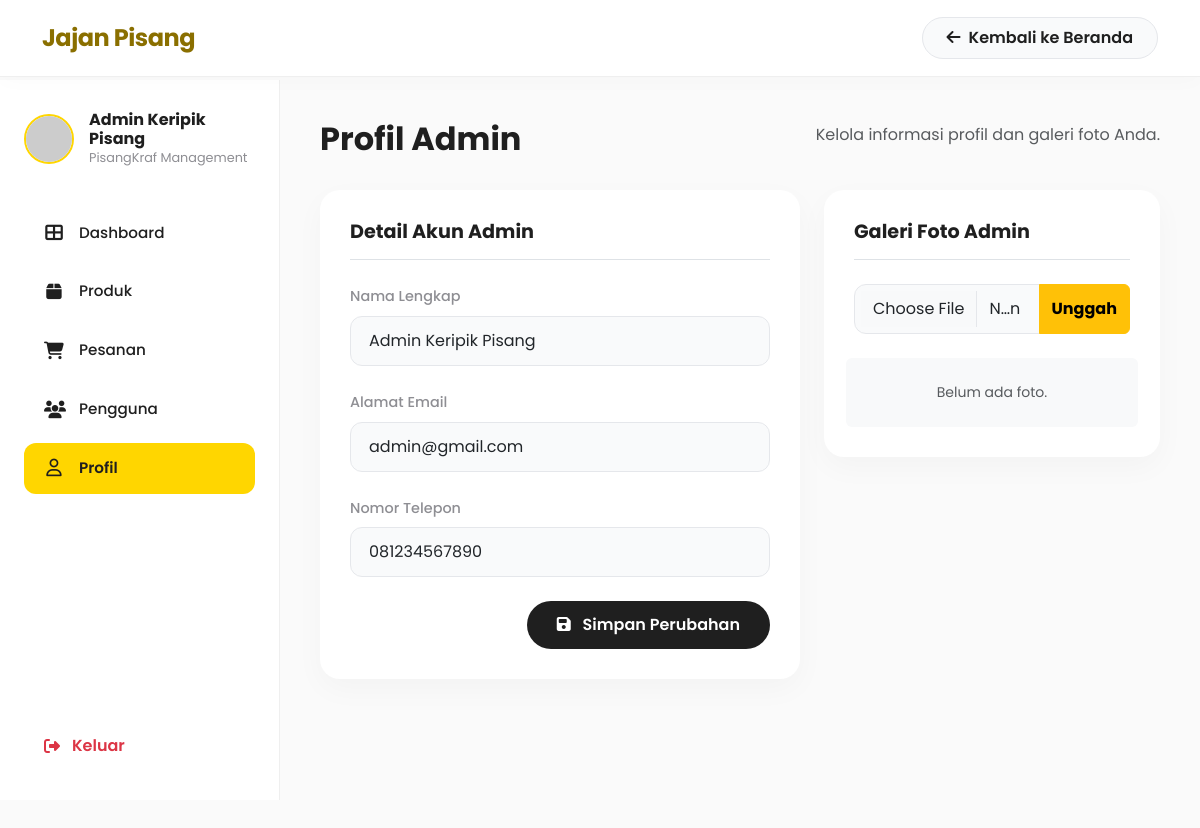
Screenshot of /admin/profil_admin.php (signed in) with the database file from the repository.
### tables this page shows
CREATE TABLE `users` (
  `id` int(11) NOT NULL,
  `name` varchar(100) NOT NULL,
  `email` varchar(150) NOT NULL,
  `password` varchar(255) NOT NULL,
  `phone` varchar(20) DEFAULT NULL,
  `address` text DEFAULT NULL,
  `role` enum('admin','user') NOT NULL DEFAULT 'user',
  `avatar` varchar(255) DEFAULT 'default.png',
  `is_active` tinyint(1) NOT NULL DEFAULT 1,
  `created_at` timestamp NOT NULL DEFAULT current_timestamp(),
  `updated_at` timestamp NOT NULL DEFAULT current_timestamp() ON UPDATE current_timestamp()
);

### admin/profil_admin.php (the view, shortened to what this page needs)
<?php
require '../database/koneksi.php';
$admin_id = $_SESSION['user_id'];
$query_admin = mysqli_query($koneksi, "SELECT u.*, f.nama_foto
                                       FROM users u
                                       LEFT JOIN foto f ON u.id = f.user_id
                                       WHERE u.id = $admin_id
                                       ORDER BY f.created_at DESC LIMIT 1");
$admin_data = mysqli_fetch_assoc($query_admin);
$admin_name = $admin_data['name'];
$admin_email = $admin_data['email'];
$admin_phone = $admin_data['phone'] ?? '';
$admin_avatar = !empty($admin_data['nama_foto']) ? '../assets/images/users/' . $admin_data['nama_foto'] : 'https://ui-avatars.com/api/?name=' . urlencode($admin_name) . '&background=FFD600&color=8A6F00';
?>
<!DOCTYPE html>
<html lang="id">
<head>
    <link href="https://cdn.jsdelivr.net/npm/bootstrap@5.3.0/dist/css/bootstrap.min.css" rel="stylesheet">
    <link rel="stylesheet" href="https://cdnjs.cloudflare.com/ajax/libs/font-awesome/6.4.0/css/all.min.css">
    <link rel="stylesheet" href="../assets/css/admin.css">
</head>
<body>
    <?php include '../navbar_login.php'; ?>
    <?php include '../components/admin-sidebar.php'; ?>
    <main class="main-content">
        <div class="dash-header mb-4">
            <h1 style="font-weight: 700; font-size: 2rem;">Profil Admin</h1>
            <p class="text-muted">Kelola informasi profil dan galeri foto Anda.</p>
        </div>
        <div class="row g-4">
            <div class="col-lg-7">
                <div class="dashboard-panel-card">
                    <h2 class="panel-card-title mb-4 border-bottom pb-3">Detail Akun Admin</h2>
                    <form action="profil_admin.php" method="POST">
                        <div class="mb-4">
                            <label class="form-label">Nama Lengkap</label>
                            <input type="text" name="name" class="form-control" value="<?= htmlspecialchars($admin_name) ?>" required>
                        </div>
                        <div class="mb-4">
                            <label class="form-label">Alamat Email</label>
                            <input type="email" name="email" class="form-control" value="<?= htmlspecialchars($admin_email) ?>" required>
                        </div>
                        <div class="mb-4">
                            <label class="form-label">Nomor Telepon</label>
                            <input type="text" name="phone" class="form-control" value="<?= htmlspecialchars($admin_phone) ?>" placeholder="08xxxx">
                        </div>
                        <div class="text-end">
                            <button type="submit" class="btn-save"><i class="fas fa-save me-2"></i> Simpan Perubahan</button>
                        </div>
                    </form>
                </div>
            </div>
            <div class="col-lg-5">
                <div class="dashboard-panel-card">
                    <h2 class="panel-card-title mb-4 border-bottom pb-3">Galeri Foto Admin</h2>
                    <form action="../proses_profil.php" method="POST" enctype="multipart/form-data" class="mb-4">
                        <div class="input-group">
                            <input type="file" name="foto" class="form-control" accept="image/*" required>
                            <button class="btn btn-warning fw-bold" type="submit">Unggah</button>
                        </div>
                    </form>
                    <div class="row g-3">
                        <?php
                        $query_foto = mysqli_query($koneksi, "SELECT * FROM foto WHERE user_id = $admin_id ORDER BY created_at DESC");
                        if (mysqli_num_rows($query_foto) > 0):
                            while ($f = mysqli_fetch_assoc($query_foto)):
                        ?>
                        <div class="col-4">
                            <div class="position-relative">
                                <img src="../assets/images/users/<?= $f['nama_foto'] ?>" class="img-fluid rounded border w-100" style="height: 80px; object-fit: cover;">
                                <a href="../proses_profil.php?action=hapus&id=<?= $f['id'] ?>" class="btn btn-danger btn-sm position-absolute top-0 end-0 m-1 rounded-circle" style="padding: 2px 6px; font-size: 10px;" onclick="return confirm('Hapus foto ini?')">
                                    <i class="fas fa-times"></i>
                                </a>
                            </div>
                        </div>
                        <?php
                            endwhile;
                        else:
                        ?>
                        <div class="col-12 text-center py-4 bg-light rounded border-dashed">
                            <p class="text-muted small mb-0">Belum ada foto.</p>
                        </div>
                        <?php endif; ?>
                    </div>
                </div>
            </div>
        </div>
    </main>
</body>
</html>

### components/admin-sidebar.php (shortened to what this page needs)
<?php
$current_page = basename($_SERVER['PHP_SELF']);
?>
<aside class="sidebar">
    <div>
        <div class="admin-profile">
            <img src="<?= $admin_avatar ?>" alt="Admin Avatar" class="admin-avatar">
            <div class="admin-info">
                <h5><?= htmlspecialchars($admin_name) ?></h5>
                <span>PisangKraf Management</span>
            </div>
        </div>
        <ul class="sidebar-menu">
            <li class="menu-item">
                <a href="dashboard.php" class="menu-link <?= ($current_page == 'dashboard.php') ? 'active' : '' ?>">
                    <i class="fas fa-th-large"></i>Dashboard
                </a>
            </li>
            <li class="menu-item">
                <a href="products.php" class="menu-link <?= ($current_page == 'products.php') ? 'active' : '' ?>">
                    <i class="fas fa-box"></i> Produk
                </a>
            </li>
            <li class="menu-item">
                <a href="orders.php" class="menu-link <?= ($current_page == 'orders.php') ? 'active' : '' ?>">
                    <i class="fas fa-shopping-cart"></i> Pesanan
                </a>
            </li>
            <li class="menu-item">
                <a href="users.php" class="menu-link <?= ($current_page == 'users.php') ? 'active' : '' ?>">
                    <i class="fas fa-users"></i> Pengguna
                </a>
            </li>
            <li class="menu-item">
                <a href="profil_admin.php" class="menu-link <?= ($current_page == 'profil_admin.php') ? 'active' : '' ?>">
                    <i class="far fa-user"></i> Profil
                </a>
            </li>
        </ul>
    </div>
    <a href="../logout.php" class="logout-link">
        <i class="fas fa-sign-out-alt"></i> Keluar
    </a>
</aside>

### assets/css/admin.css (style rules this page uses)
:root { --primary: #FFD600; --secondary: #8A6F00; --bg-main: #FAFAFA; --bg-sidebar: #FFFFFF; --card-bg: #FFFFFF; --text-dark: #1F1F1F; --text-muted: #8E8E93; --radius-lg: 20px; --radius-md: 12px; --shadow-soft: 0 10px 30px rgba(0, 0, 0, 0.03); --transition: all 0.3s cubic-bezier(0.25, 0.8, 0.25, 1); --sidebar-width: 280px; }
body { font-family: 'Poppins', sans-serif; background-color: var(--bg-main); color: var(--text-dark); overflow-x: hidden; }
.sidebar { width: var(--sidebar-width); height: calc(100vh - 80px); position: fixed; top: 80px; left: 0; background-color: var(--bg-sidebar); border-right: 1px solid #EFEFEF; padding: 30px 24px; display: flex; flex-direction: column; z-index: 100; overflow-y: auto; }
.admin-profile { display: flex; align-items: center; gap: 15px; margin-bottom: 40px; }
.admin-avatar { width: 50px; height: 50px; border-radius: 50%; object-fit: cover; border: 2px solid var(--primary); }
.admin-info h5 { font-size: 1rem; font-weight: 700; margin: 0; color: var(--text-dark); }
.admin-info span { font-size: 0.8rem; color: var(--text-muted); display: block; }
.sidebar-menu { list-style: none; padding: 0; margin: 0; flex-grow: 1; }
.menu-item { margin-bottom: 8px; }
.menu-link { display: flex; align-items: center; gap: 15px; padding: 14px 20px; color: var(--text-dark); font-weight: 500; font-size: 0.95rem; border-radius: var(--radius-md); transition: var(--transition); text-decoration: none; }
.menu-link i { font-size: 1.1rem; width: 20px; text-align: center; color: var(--text-dark); }
.menu-link.active { background-color: var(--primary); font-weight: 600; }
.logout-link { color: #DC3545; font-weight: 600; display: flex; align-items: center; gap: 12px; padding: 12px 20px; text-decoration: none; transition: var(--transition); border-radius: var(--radius-md); margin-top: auto; }
.main-content { margin-left: var(--sidebar-width); padding: 40px; min-height: 100vh; }
.dash-header { display: flex; justify-content: space-between; align-items: center; margin-bottom: 35px; }

### admin/profil_admin.php (style rules this page uses)
.dashboard-panel-card { background-color: var(--card-bg); border-radius: var(--radius-lg); padding: 30px; box-shadow: 0 10px 30px rgba(0, 0, 0, 0.03); border: none; margin-bottom: 30px; }
.panel-card-title { font-weight: 700; font-size: 1.2rem; color: var(--text-dark); }
.form-label { font-weight: 500; color: var(--text-muted); font-size: 0.9rem; }
.form-control { border-radius: 12px; padding: 12px 18px; border: 1px solid #E5E7EB; background-color: #F9FAFB; }
.btn-save { background-color: var(--text-dark); color: #fff; border-radius: 50px; padding: 12px 30px; font-weight: 600; border: none; transition: var(--transition); }

### rows the page displays
users: name "Admin Keripik Pisang", email "admin@gmail.com", phone "081234567890"
